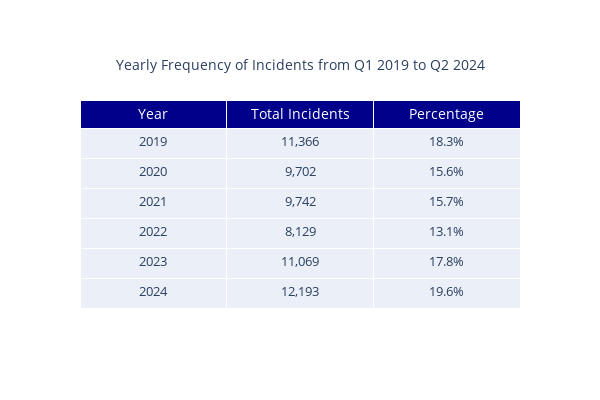

Source (notebook cell):
### Code cell
# Table 4 Incidents by year
import pandas as pd
import plotly.graph_objects as go


# Load the data
df = pd.read_csv("../data/data-security-incidents-trends-q1-2019-to-q4-2024.csv") 

# Create unique incident identifier
df['Incident_ID'] = df['BI Reference'] + '_' + df['Year'].astype(str) + '_' + df['Quarter']

# Calculate yearly totals and percentages
yearly_data = []
total_all_years = df['Incident_ID'].nunique()


for year in sorted(df['Year'].unique()):
    year_data = df[df['Year'] == year]
    total_incidents = year_data['Incident_ID'].nunique()
    relative_frequency = total_incidents/total_all_years
    yearly_data.append([year, total_incidents, relative_frequency])


# Create table
fig = go.Figure(data=[go.Table(
    header=dict(
        values=['Year', 'Total Incidents', 'Percentage'],
        font=dict(size=14, color='white'),
        fill_color='darkblue',
        align='center'
    ),
    cells=dict(
        values=[
            [year for year, _, _ in yearly_data],
            [total for _, total, _ in yearly_data],
            [f"{round(relative_frequency*100, 1)}%" for _, _, relative_frequency in yearly_data]
        ],
        font=dict(size=13),
        align='center',
        format=[None, ',',None], 
        height=30
    )
)])

# Update layout
fig.update_layout(
    title={
        'text': 'Yearly Frequency of Incidents from Q1 2019 to Q2 2024</sub>',
        'y':0.85,
        'x':0.5,
        'xanchor': 'center',
        'yanchor': 'top',
        'font': dict(size=14)
    },
    width=600,
    height=400
)

# Show table
fig.show()

### Figure 1 — Plotly figure (JSON) as saved in the notebook; plotly's stock layout.template omitted (floating-point values rounded to 4 significant figures)
{"data": [{"cells": {"align": "center", "font": {"size": 13}, "format": [null, ",", null], "height": 30, "values": [[2019, 2020, 2021, 2022, 2023, 2024], [11366, 9702, 9742, 8129, 11069, 12193], ["18.3%", "15.6%", "15.7%", "13.1%", "17.8%", "19.6%"]]}, "header": {"align": "center", "fill": {"color": "darkblue"}, "font": {"color": "white", "size": 14}, "values": ["Year", "Total Incidents", "Percentage"]}, "type": "table"}], "layout": {"height": 400, "title": {"font": {"size": 14}, "text": "Yearly Frequency of Incidents from Q1 2019 to Q2 2024</sub>", "x": 0.5, "xanchor": "center", "y": 0.85, "yanchor": "top"}, "width": 600}}
